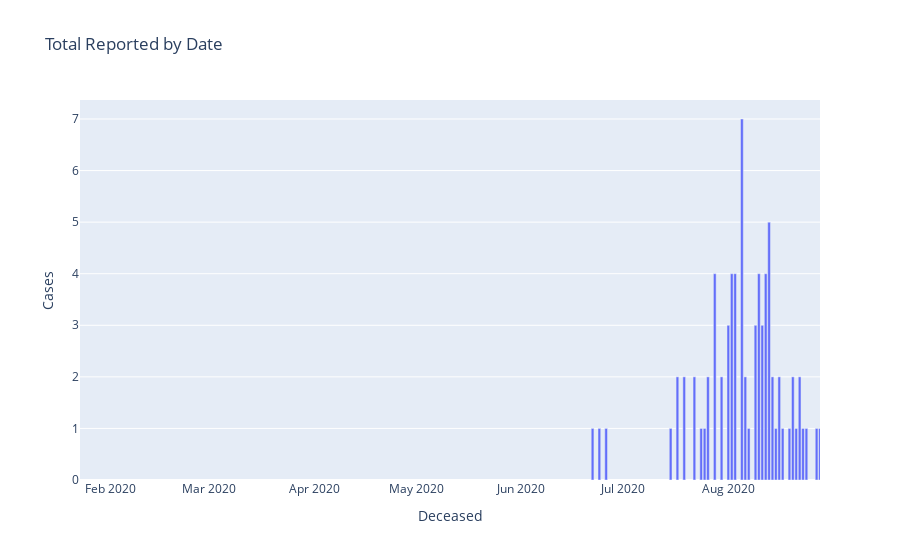

Here is the notebook cell this chart was saved with:
### Code cell
f = px.bar(progress.groupby('Deceased').size(), 
           labels={'index': 'Date', 'value': 'Cases', 'variable': ''}, 
           title='Total Reported by Date',
           range_x=[progress['Reported'].min(), progress['Reported'].max()])
f.update_layout({'showlegend': False})
f

### Figure 1 — Plotly figure (JSON) as saved in the notebook; plotly's stock layout.template omitted (floating-point values rounded to 4 significant figures)
{"data": [{"alignmentgroup": "True", "hovertemplate": "=0<br>Deceased=%{x}<br>Cases=%{y}<extra></extra>", "legendgroup": "0", "marker": {"color": "#636efa"}, "name": "0", "offsetgroup": "0", "orientation": "v", "showlegend": true, "textposition": "auto", "type": "bar", "x": ["2020-06-22T00:00:00", "2020-06-24T00:00:00", "2020-06-26T00:00:00", "2020-07-15T00:00:00", "2020-07-17T00:00:00", "2020-07-19T00:00:00", "2020-07-22T00:00:00", "2020-07-24T00:00:00", "2020-07-25T00:00:00", "2020-07-26T00:00:00", "2020-07-28T00:00:00", "2020-07-30T00:00:00", "2020-08-01T00:00:00", "2020-08-02T00:00:00", "2020-08-03T00:00:00", "2020-08-05T00:00:00", "2020-08-06T00:00:00", "2020-08-07T00:00:00", "2020-08-09T00:00:00", "2020-08-10T00:00:00", "2020-08-11T00:00:00", "2020-08-12T00:00:00", "2020-08-13T00:00:00", "2020-08-14T00:00:00", "2020-08-15T00:00:00", "2020-08-16T00:00:00", "2020-08-17T00:00:00", "2020-08-19T00:00:00", "2020-08-20T00:00:00", "2020-08-21T00:00:00", "2020-08-22T00:00:00", "2020-08-23T00:00:00", "2020-08-24T00:00:00", "2020-08-27T00:00:00", "2020-08-28T00:00:00", "2020-08-29T00:00:00"], "xaxis": "x", "y": [1, 1, 1, 1, 2, 2, 2, 1, 1, 2, 4, 2, 3, 4, 4, 7, 2, 1, 3, 4, 3, 4, 5, 2, 1, 2, 1, 1, 2, 1, 2, 1, 1, 1, 1, 4], "yaxis": "y"}], "layout": {"autosize": true, "barmode": "relative", "legend": {"title": {"text": ""}, "tracegroupgap": 0}, "showlegend": false, "title": {"text": "Total Reported by Date"}, "xaxis": {"anchor": "y", "domain": [0, 1], "range": ["2020-01-23T00:00:00", "2020-08-28T00:00:00"], "title": {"text": "Deceased"}, "type": "date"}, "yaxis": {"anchor": "x", "autorange": true, "domain": [0, 1], "range": [0, 7.368], "title": {"text": "Cases"}, "type": "linear"}}}
